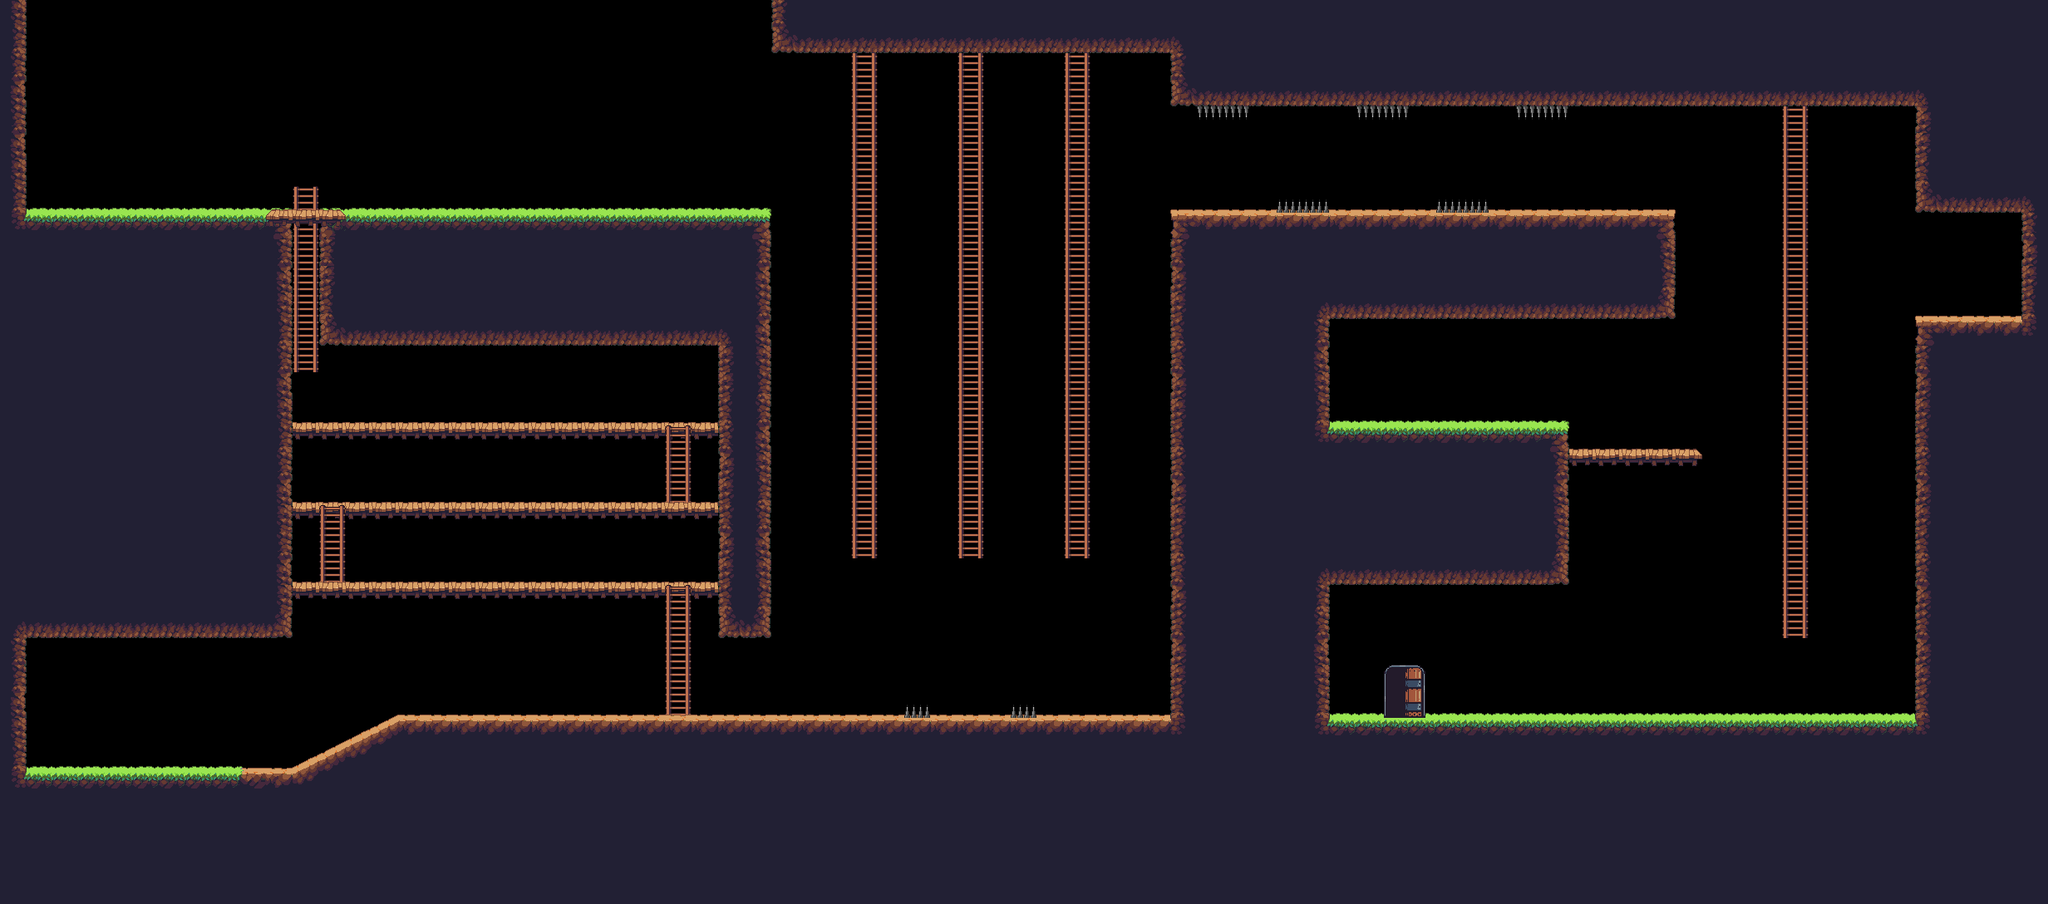

A level layout from a 2D game, rendered from its tile map. Below: a short description, then the map file with tile-grid data replaced by summaries:
An orthogonal 77x34 tile map with 32x32 px tiles, 2 tile layers (ground, Tile Layer 2), 8 tilesets and 96 objects (55x coin, 8x ladder, 7x spikes, 5x oneway, 4x mob_spawn, ...).

<map version="1.2" tiledversion="1.3.3" orientation="orthogonal" renderorder="right-down" width="77" height="34" tilewidth="32" tileheight="32" infinite="0" nextlayerid="5" nextobjectid="188">
 <tileset firstgid="1" source="../tilesets/opp1_jungle/tile_jungle_bottom_brown.tsx" />
 <tileset firstgid="17" source="../tilesets/opp1_jungle/tile_jungle_wall_brown.tsx" />
 <tileset firstgid="65" source="../tilesets/opp1_jungle/tile_jungle_ground_brown.tsx" />
 <tileset firstgid="83" source="../tilesets/opp1_jungle/oneway.tsx" />
 <tileset firstgid="86" source="../tilesets/ladder.tsx" />
 <tileset firstgid="92" source="../tilesets/spikes.tsx" />
 <tileset firstgid="94" source="../tilesets/door.tsx" />
 <tileset firstgid="97" source="../tilesets/opp1_jungle/tile_jungle_slopes_brown.tsx" />
 <layer id="1" name="ground" width="77" height="34">
  <data>[2618 cells, 1383 non-empty, 30 distinct tile ids]</data>
 </layer>
 <layer id="2" name="Tile Layer 2" width="77" height="34">
  <data>[2618 cells, 69 non-empty, 7 distinct tile ids]</data>
 </layer>
 <objectgroup id="4" name="Object Layer 2">
  <object id="74" x="0" y="928" width="480" height="160" />
  <object id="75" x="0" y="256" width="352" height="512" />
  <object id="76" name="oneway" x="352" y="704" width="512" height="16" />
  <object id="77" name="slope" x="352" y="928">
   <polygon points="0,0 128,-64 128,0" />
  </object>
  <object id="78" x="480" y="864" width="1984" height="224" />
  <object id="79" name="ladder" x="800" y="704" width="32" height="160" />
  <object id="80" name="oneway" x="352" y="608" width="512" height="16" />
  <object id="81" name="ladder" x="384" y="608" width="32" height="96" />
  <object id="82" name="oneway" x="352" y="512" width="512" height="16" />
  <object id="83" name="ladder" x="800" y="512" width="32" height="96" />
  <object id="85" name="ladder" x="352" y="224" width="32" height="224" />
  <object id="86" x="384" y="256" width="544" height="160" />
  <object id="87" x="864" y="416" width="64" height="352" />
  <object id="88" name="oneway" x="352" y="256" width="32" height="16" />
  <object id="89" name="ladder" x="1024" y="64" width="32" height="608" />
  <object id="90" name="ladder" x="1152" y="64" width="32" height="608" />
  <object id="91" name="ladder" x="1280" y="64" width="32" height="608" />
  <object id="92" x="1408" y="256" width="608" height="128" />
  <object id="93" x="1408" y="0" width="896" height="128" />
  <object id="94" x="0" y="768" width="32" height="160" />
  <object id="95" x="0" y="0" width="32" height="256" />
  <object id="96" name="ladder" x="2144" y="128" width="32" height="640" />
  <object id="97" x="1600" y="512" width="288" height="192" />
  <object id="98" x="2304" y="384" width="160" height="480" />
  <object id="99" name="oneway" x="1888" y="544" width="160" height="16" />
  <object id="100" x="2304" y="0" width="160" height="256" />
  <object id="101" x="2432" y="256" width="32" height="128" />
  <object id="102" x="1408" y="384" width="192" height="480" />
  <object id="103" name="goal" x="1664" y="800" width="48" height="64" />
  <object id="172" name="spikes" x="1540" y="240" width="55" height="16" />
  <object id="173" name="spikes" x="1444" y="128" width="55" height="16" />
  <object id="174" name="spikes" x="1636" y="128" width="55" height="16" />
  <object id="175" name="spikes" x="1732" y="240" width="55" height="16" />
  <object id="176" name="spikes" x="1828" y="128" width="55" height="16" />
  <object id="177" name="spikes" x="1092" y="848" width="23" height="16" />
  <object id="178" name="spikes" x="1220" y="848" width="23" height="16" />
 </objectgroup>
 <objectgroup id="3" name="markers">
  <object id="105" name="spawn" x="128" y="864">
   <point />
  </object>
  <object id="106" name="mob_spawn" x="816" y="656">
   <point />
  </object>
  <object id="107" name="mob_spawn" x="368" y="568">
   <point />
  </object>
  <object id="108" name="mob_spawn" x="816" y="472">
   <point />
  </object>
  <object id="109" name="mob_spawn" x="1952" y="512">
   <point />
  </object>
  <object id="110" name="coin" x="128" y="128" width="16" height="16" />
  <object id="111" name="coin" x="160" y="128" width="16" height="16" />
  <object id="112" name="coin" x="192" y="128" width="16" height="16" />
  <object id="113" name="coin" x="128" y="160" width="16" height="16" />
  <object id="114" name="coin" x="160" y="160" width="16" height="16" />
  <object id="115" name="coin" x="192" y="160" width="16" height="16" />
  <object id="116" name="coin" x="1096" y="168" width="16" height="16" />
  <object id="117" name="coin" x="1224" y="168" width="16" height="16" />
  <object id="118" name="coin" x="1360" y="192" width="16" height="16" />
  <object id="119" name="coin" x="960" y="192" width="16" height="16" />
  <object id="120" name="coin" x="1448" y="192" width="16" height="16" />
  <object id="121" name="coin" x="1480" y="192" width="16" height="16" />
  <object id="122" name="coin" x="1512" y="176" width="16" height="16" />
  <object id="123" name="coin" x="1544" y="160" width="16" height="16" />
  <object id="124" name="coin" x="1576" y="160" width="16" height="16" />
  <object id="125" name="coin" x="1608" y="176" width="16" height="16" />
  <object id="126" name="coin" x="1640" y="192" width="16" height="16" />
  <object id="127" name="coin" x="1672" y="192" width="16" height="16" />
  <object id="128" name="coin" x="1704" y="176" width="16" height="16" />
  <object id="129" name="coin" x="1736" y="160" width="16" height="16" />
  <object id="130" name="coin" x="1768" y="160" width="16" height="16" />
  <object id="131" name="coin" x="1800" y="176" width="16" height="16" />
  <object id="132" name="coin" x="1832" y="192" width="16" height="16" />
  <object id="133" name="coin" x="1864" y="192" width="16" height="16" />
  <object id="137" name="coin" x="2328" y="328" width="16" height="16" />
  <object id="138" name="coin" x="2392" y="328" width="16" height="16" />
  <object id="140" name="coin" x="2328" y="296" width="16" height="16" />
  <object id="141" name="coin" x="2392" y="296" width="16" height="16" />
  <object id="143" name="coin" x="1800" y="480" width="16" height="16" />
  <object id="144" name="coin" x="1832" y="480" width="16" height="16" />
  <object id="146" name="coin" x="1800" y="448" width="16" height="16" />
  <object id="147" name="coin" x="1832" y="448" width="16" height="16" />
  <object id="149" name="coin" x="1800" y="416" width="16" height="16" />
  <object id="150" name="coin" x="1832" y="416" width="16" height="16" />
  <object id="152" name="coin" x="1704" y="480" width="16" height="16" />
  <object id="153" name="coin" x="1736" y="480" width="16" height="16" />
  <object id="154" name="coin" x="1768" y="480" width="16" height="16" />
  <object id="155" name="coin" x="1704" y="448" width="16" height="16" />
  <object id="156" name="coin" x="1736" y="448" width="16" height="16" />
  <object id="157" name="coin" x="1768" y="448" width="16" height="16" />
  <object id="158" name="coin" x="1704" y="416" width="16" height="16" />
  <object id="159" name="coin" x="1736" y="416" width="16" height="16" />
  <object id="160" name="coin" x="1768" y="416" width="16" height="16" />
  <object id="162" name="coin" x="1640" y="480" width="16" height="16" />
  <object id="163" name="coin" x="1672" y="480" width="16" height="16" />
  <object id="165" name="coin" x="1640" y="448" width="16" height="16" />
  <object id="166" name="coin" x="1672" y="448" width="16" height="16" />
  <object id="168" name="coin" x="1640" y="416" width="16" height="16" />
  <object id="169" name="coin" x="1672" y="416" width="16" height="16" />
  <object id="182" name="coin" x="2360" y="312" width="16" height="16" />
  <object id="183" name="coin" x="2360" y="280" width="16" height="16" />
  </objectgroup>
</map>
<!-- 4 of 96 objects omitted -->
